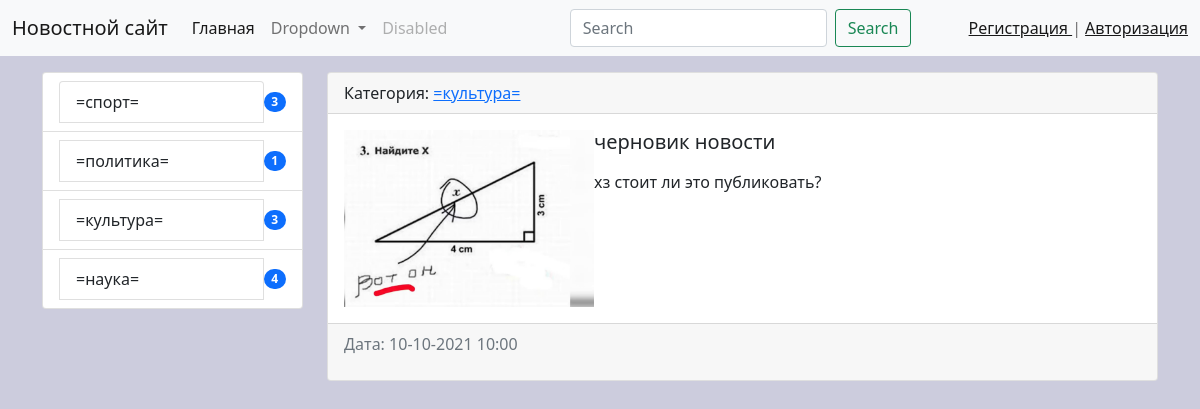
Page /news/5/ on the committed database.
### news/models.py (models this page shows, shortened)
class Category(models.Model):
    title = models.CharField(max_length=150, db_index=True,verbose_name='Наименование категории')
    def get_absolute_url(self):
        return reverse('category', kwargs={'category_id': self.pk})
    class Meta:
        verbose_name = 'категория'
        verbose_name_plural = 'категории'
        ordering = ['title']

class News(models.Model):
    title = models.CharField('Заголовок', max_length=150)
    content = models.TextField('контент', blank=True)
    created_at = models.DateTimeField('Дата создания', auto_now_add=True)
    updated_at = models.DateTimeField('Дата изменения', auto_now=True)
    photo = models.ImageField('фото', upload_to='photos/%Y/%m/%d', blank=True)
    is_published = models.BooleanField('опубликовать', default=True)
    category = models.ForeignKey('Category', on_delete=models.PROTECT, null=True, verbose_name='Категория')
    views = models.IntegerField(default=0, verbose_name='Просмотры')
    class Meta:
        verbose_name = "Новость"
        verbose_name_plural = "Новости"
        ordering = ['-created_at']

### news/views.py (the view)
# urls.py: path('news/<int:pk>/', ViewNews.as_view(), name='view_news'),
class ViewNews(DetailView):
    model = News
    context_object_name = 'news_item'

### news/templatetags/news_tags.py (called while the page is built)
@register.inclusion_tag('news/list_categories.html')
def show_categories():
    categories = Category.objects.annotate(cnt=Count('news', filter=F('news__is_published'))).filter(cnt__gt=0)
    return {"categories": categories}

### news/templates/news/news_detail.html (shortened to what this page needs)
{% extends 'base.html' %}
{% block sidebar %}
{% include 'inc/_sidebar.html' %}
{% endblock %}
{% block content %}
    <div class="card mb-3">
      <div class="card-header">
        Категория: <a href="{{ news_item.category.get_absolute_url }}">{{ news_item.category.title }}</a>
      </div>
      <div class="card-body">
          <div class="media">
              {% if news_item.photo %}
              <img src="{{ news_item.photo.url }}" alt="" class="float-md-start" width="250">
              {% else %}
                  <img src={% static '/img/no_images.jpg' %} alt="" class="float-md-start mr-3" width="250">
              {% endif %}
              <div class="media-body">
                    <h5 class="card-title">{{ news_item.title }}</h5>
                    <p class="card-text">{{ news_item.content|safe|linebreaks }}</p>
              </div>
          </div>
      </div>
      <div class="card-footer text-muted">
          <p>Дата: {{ news_item.created_at|date:"d-m-Y H:i" }}</p>
      </div>
    </div>
{% endblock %}

### news/templates/news/list_categories.html
<div class="list-group">
    {% for item in categories %}
    <li class="list-group-item d-flex justify-content-between align-items-center">
    <a href="{{ item.get_absolute_url }}" class="list-group-item list-group-item-action"> {{ item.title }} </a>
    <span class="badge bg-primary rounded-pill">{{ item.cnt }}</span>
    </li>
    {% endfor %}
</div>

### mysite/static/css/style.css (style rules this page uses)
body { background-color: #ccd; }

### rows in the picture
Category: title "=спорт=", cnt "3"
Category: title "=политика=", cnt "1"
Category: title "=культура=", cnt "3"
Category: title "=наука=", cnt "4"
News: category "=культура=", photo (picture), title "черновик новости", content "хз стоит ли это публиковать?", created_at "10-10-2021 10:00"
